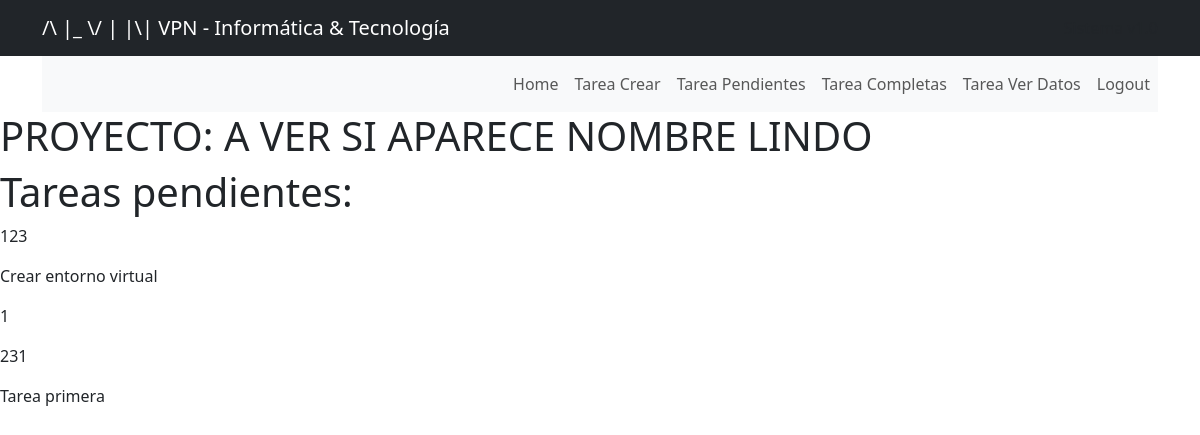
Page /projects/1 (signed in) on the committed database.
### myapp/models.py (models this page shows, shortened)
class Project(models.Model):
    name = models.CharField(max_length=200)
    def __str__(self):
        return self.name

class Task(models.Model):
    title = models.CharField(max_length=200)
    description = models.TextField()
    project = models.ForeignKey(Project, on_delete=models.CASCADE)

### myapp/views.py (the view)
# urls.py: path('projects/<int:id>', views.projectDetail, name="projectsDetail"),
@login_required
def projectDetail(request, id):
    project = get_object_or_404(Project, id=id)
    tasks = Task.objects.filter(project_id=id)
    print(project)
    return render(request, 'projectsDetail.html', {
        'project': project,
        'tasks': tasks
    })

### myapp/templates/projectsDetail.html
{% extends 'nav.html' %}
{% block content %}
<h1>PROYECTO: {{project}}</h1>
<h1>Tareas pendientes:</h1>
{% for task in tasks %}
<p>{{task.title}}</p>
{% endfor %}
{% endblock %}

### rows in the picture
Project: name "A VER SI APARECE NOMBRE LINDO"
Task: title "123"
Task: title "Crear entorno virtual"
Task: title "1"
Task: title "231"
Task: title "Tarea primera"
